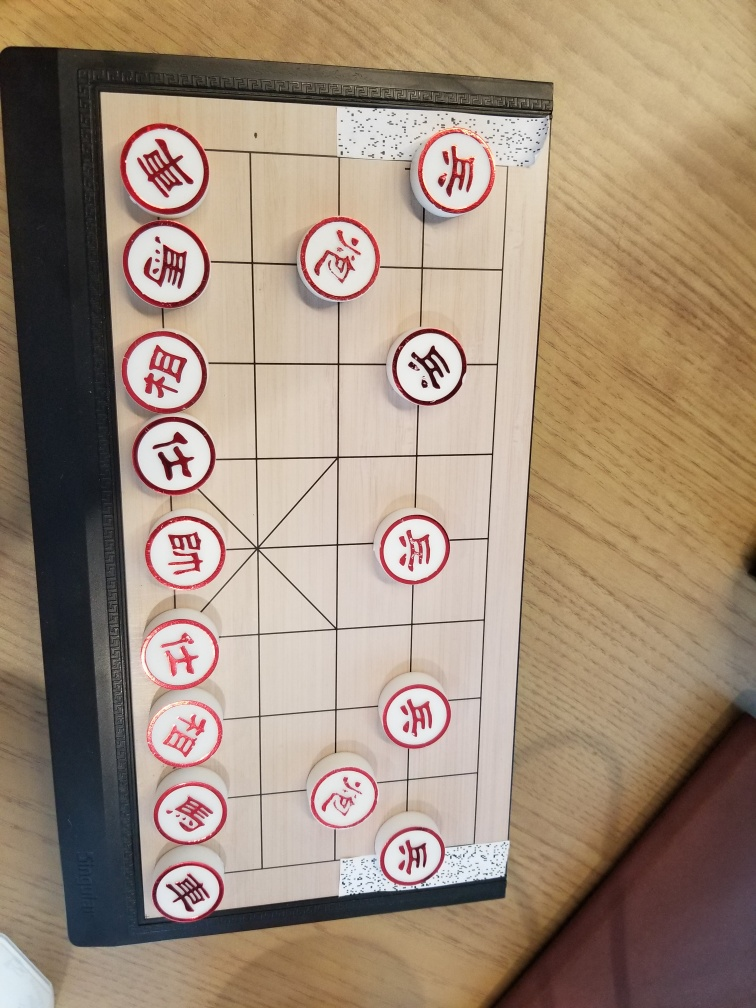
#> input picture FBM_TEST/Template_matching/pieces_2_zip.jpeg, 756 x 1008 px
$ python circledetect.py
#> lines starting #> are read from the running program, lines starting #| are printed output that depends on the picture; after the words box and inside, x2 and y2 are one past the last pixel; in counts of white or black regions, pixels touching at a corner belong together
import cv2
import numpy as np
import math

pieces = cv2.imread('pieces_2_zip.jpeg')
#> pieces is the input picture: shape (1008, 756, 3); mean B, G, R 121.5, 140.3, 160.6
gray_img = cv2.cvtColor(pieces, cv2.COLOR_BGR2GRAY)
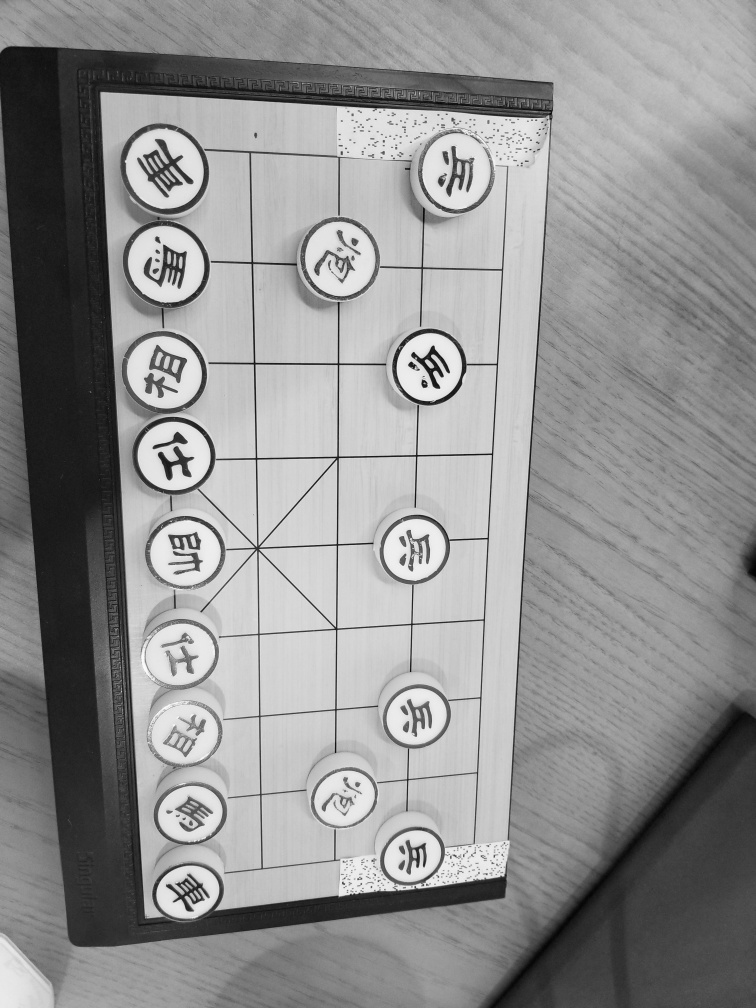
#> gray_img: shape (1008, 756); min 2, max 253, mean 144.3
img = cv2.medianBlur(gray_img, 5)
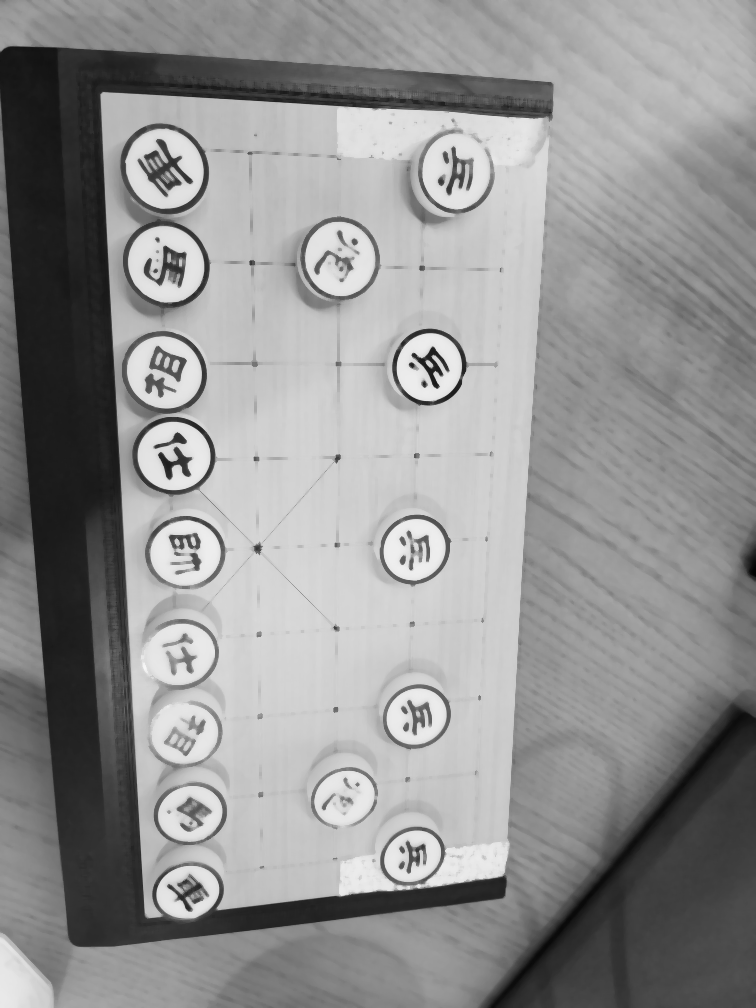
#> img: shape (1008, 756); min 4, max 247, mean 146
cimg = cv2.cvtColor(img, cv2.COLOR_GRAY2BGR)

w, h, c = cimg.shape
#> w = 1008; h = 756; c = 3
maxR = math.ceil(min(w, h) / 16)
#> maxR = 48
minR = math.floor(max(w, h) / 30)
#> minR = 33
minD = math.floor(minR)
#> minD = 33

# method cv2.HOUGH_GRADIENT 也就是霍夫圆检测，梯度法
# dp 计数器的分辨率图像像素分辨率与参数空间分辨率的比值（官方文档上写的是图像分辨率与累加器分辨率的比值，它把参数空间认为是一个累加器，毕竟里面存储的都是经过的像素点的数量），dp=1，则参数空间与图像像素空间（分辨率）一样大，dp=2，参数空间的分辨率只有像素空间的一半大
# minDist 圆心之间最小距离，如果距离太小，会产生很多相交的圆，如果距离太大，则会漏掉正确的圆
# param1 canny检测的双阈值中的高阈值，低阈值是它的一半
# param2 最小投票数（基于圆心的投票数）
# minRadius 需要检测院的最小半径
# maxRadius 需要检测院的最大半径
circles = cv2.HoughCircles(img, cv2.HOUGH_GRADIENT, 1, minD, param1=130, param2=21, minRadius=minR, maxRadius=maxR)
#> circles = 16 rows, first 8: [167.5, 262.5, 39.4], [176.5, 455.5, 38.6], [185.5, 554.5, 35], [338.5, 259.5, 41.9], [164.5, 369.5, 38], [165.5, 171.5, 44.1], [177.5, 647.5, 37.2], [449.5, 171.5, 44.1]

circles = np.uint16(np.around(circles))
#> circles = 16 rows, first 8: [168, 262, 39], [176, 456, 39], [186, 554, 35], [338, 260, 42], [164, 370, 38], [166, 172, 44], [178, 648, 37], [450, 172, 44]

for i in circles[0, :]:
    cv2.circle(pieces, (i[0], i[1]), i[2], (0,255,0), 2)
    cv2.circle(pieces, (i[0], i[1]), 2, (0,0,255), 3)
#> this loop made 16 passes
#> i on passes 1 to 12: [168, 262, 39], [176, 456, 39], [186, 554, 35], [338, 260, 42], [164, 370, 38], [166, 172, 44], [178, 648, 37], [450, 172, 44], [414, 710, 37], [426, 366, 36], [414, 548, 34], [188, 808, 37]
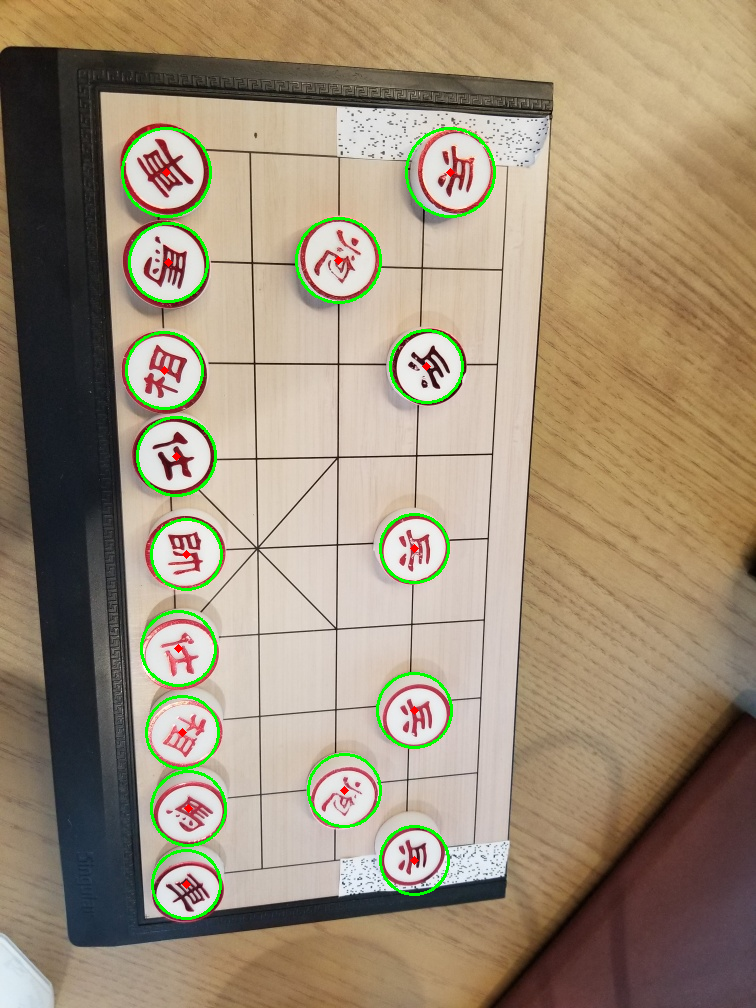
#> pieces: shape (1008, 756, 3); 1.58% of pixels changed, all inside (x1, y1, x2, y2) = (121, 127, 496, 920)

cv2.imshow('HoughCircles', pieces)
cv2.waitKey()
cv2.destroyAllWindows()
